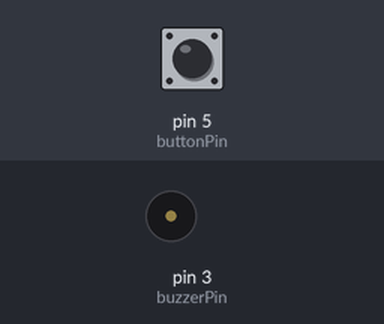
A sketch run on a simulated Arduino Uno, built with avr-gcc and run on an emulated ATmega328P. Parts: buzzer (waves = sounding). The inputs (shaded band) are chosen by the test bench; at power-on: pin 5 (buttonPin) HIGH.

Above: at 1.2 s.
1.3 s: pin 5 (buttonPin) pulled LOW for 0.15 s
At 2.0 s:
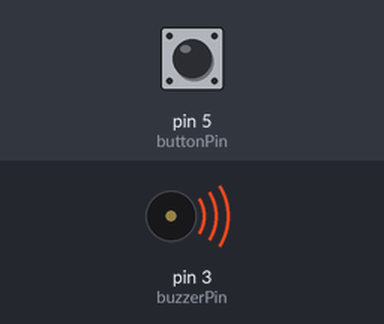
3.8 s: pin 5 (buttonPin) pulled LOW for 1 s
At 6.0 s:
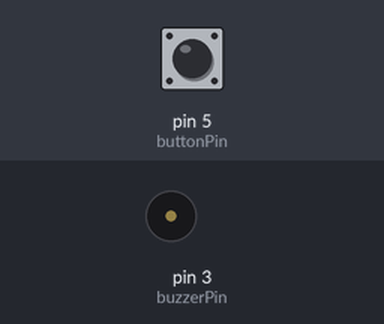
6.3 s: pin 5 (buttonPin) pulled LOW for 3.2 s
At 7.0 s:
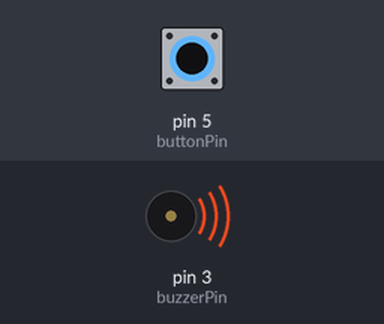
Timing chart, 0 to 11.9 s (numbered marks = the images above; inputs shaded):
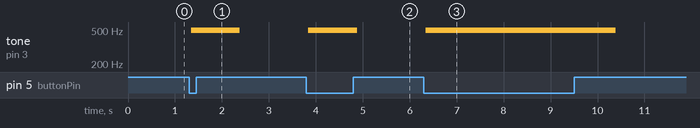

Measured:
- after the input at 1.3 s, tone on pin 3 (buzzerPin): silent → 496 Hz at once, → silent 1.0 s later
- after the input at 3.8 s, tone on pin 3 (buzzerPin): silent → 496 Hz at once, → silent 1.0 s later
- after the input at 6.3 s, tone on pin 3 (buzzerPin): silent → 496 Hz at once, → silent 4.0 s later

The sketch:

ActiveBuzzer.ino
```cpp
const int buzzerPin = 3;
const int buttonPin = 5;


void setup() {
  pinMode(buzzerPin, OUTPUT);
  pinMode(buttonPin, INPUT_PULLUP);
}

void loop() {
  if (digitalRead(buttonPin) == LOW)
  {
    buzz(1000);
  }
}

void buzz(int ms)
{
  for (int i = 0; i < ms / 2; i++)
  {
    digitalWrite(buzzerPin, HIGH);
    delay(1);
    digitalWrite(buzzerPin, LOW);
    delay(1);
  }
}
```
